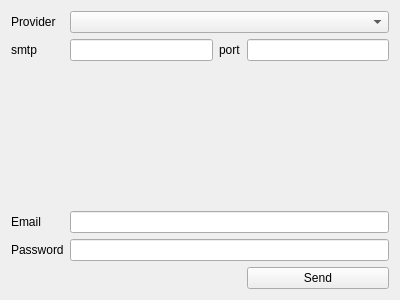
<?xml version="1.0" encoding="UTF-8"?>
<ui version="4.0">
 <class>Form</class>
 <widget class="QWidget" name="Form">
  <property name="geometry">
   <rect>
    <x>0</x>
    <y>0</y>
    <width>400</width>
    <height>300</height>
   </rect>
  </property>
  <property name="windowTitle">
   <string>Form</string>
  </property>
  <layout class="QHBoxLayout" name="horizontalLayout">
   <item>
    <layout class="QGridLayout" name="gridLayout">
     <item row="0" column="1" colspan="3">
      <widget class="QComboBox" name="mail_preset"/>
     </item>
     <item row="5" column="3">
      <widget class="QPushButton" name="pushButton">
       <property name="text">
        <string>Send</string>
       </property>
      </widget>
     </item>
     <item row="3" column="0">
      <widget class="QLabel" name="label">
       <property name="text">
        <string>Email</string>
       </property>
      </widget>
     </item>
     <item row="2" column="1">
      <spacer name="verticalSpacer">
       <property name="orientation">
        <enum>Qt::Vertical</enum>
       </property>
       <property name="sizeHint" stdset="0">
        <size>
         <width>20</width>
         <height>40</height>
        </size>
       </property>
      </spacer>
     </item>
     <item row="1" column="1">
      <widget class="QLineEdit" name="server_name">
       <property name="text">
        <string/>
       </property>
      </widget>
     </item>
     <item row="1" column="2">
      <widget class="QLabel" name="label_3">
       <property name="text">
        <string>port</string>
       </property>
      </widget>
     </item>
     <item row="0" column="0">
      <widget class="QLabel" name="label_4">
       <property name="text">
        <string>Provider</string>
       </property>
      </widget>
     </item>
     <item row="1" column="0">
      <widget class="QLabel" name="label_2">
       <property name="text">
        <string>smtp</string>
       </property>
      </widget>
     </item>
     <item row="1" column="3">
      <widget class="QLineEdit" name="server_port">
       <property name="text">
        <string/>
       </property>
      </widget>
     </item>
     <item row="3" column="1" colspan="3">
      <widget class="QLineEdit" name="user_mail"/>
     </item>
     <item row="4" column="0">
      <widget class="QLabel" name="label_5">
       <property name="text">
        <string>Password</string>
       </property>
      </widget>
     </item>
     <item row="4" column="1" colspan="3">
      <widget class="QLineEdit" name="user_password"/>
     </item>
    </layout>
   </item>
  </layout>
 </widget>
 <resources/>
 <connections/>
</ui>
